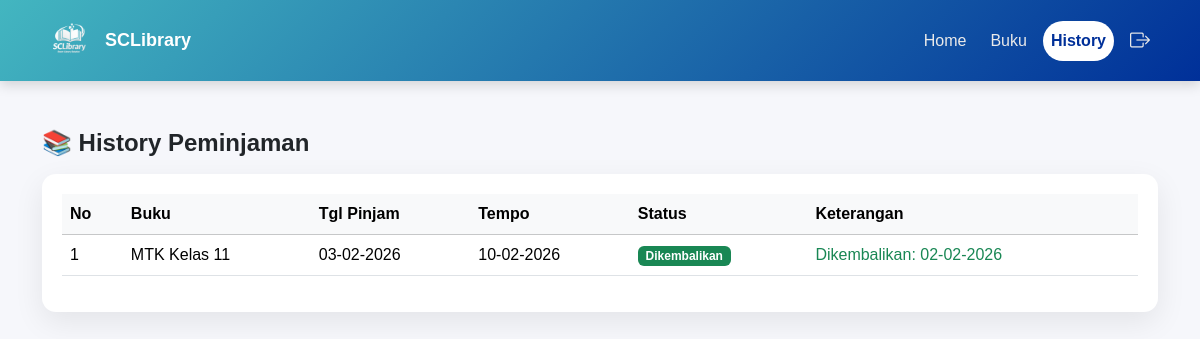
Screenshot of /user/history.php (signed in) with the database file from the repository.
### tables this page shows
CREATE TABLE `pinjam` (
  `id_pinjam` int(11) NOT NULL,
  `id_buku` int(11) NOT NULL,
  `username` varchar(100) NOT NULL,
  `tgl_pinjam` date NOT NULL,
  `tgl_kembali` date DEFAULT NULL,
  `tgl_dikembalikan` date DEFAULT NULL,
  `status` enum('diproses','dipinjam','dikembalikan') DEFAULT 'diproses'
);

CREATE TABLE `buku` (
  `id_buku` int(11) NOT NULL,
  `nama_buku` varchar(200) NOT NULL,
  `penulis` varchar(150) NOT NULL,
  `id_type` int(11) NOT NULL,
  `penjelasan` text DEFAULT NULL,
  `img` varchar(255) DEFAULT NULL,
  `stok` int(200) NOT NULL
);

### user/history.php (the view, shortened to what this page needs)
<?php
require_once __DIR__ . '/../config/config.php';
$username = $_SESSION['username'];
$query = $conn->query("
    SELECT
        p.id_pinjam,
        b.nama_buku,
        p.tgl_pinjam,
        p.tgl_dikembalikan,
        p.status
    FROM pinjam p
    JOIN buku b ON p.id_buku = b.id_buku
    WHERE p.username = '$username'
    ORDER BY p.tgl_pinjam DESC
");
?>
<!DOCTYPE html>
<html lang="id">
<head>
<link href="../assets/css/navbaruser.css" rel="stylesheet">
<link href="https://cdn.jsdelivr.net/npm/bootstrap@5.3.3/dist/css/bootstrap.min.css" rel="stylesheet">
<link href="https://cdn.jsdelivr.net/npm/bootstrap-icons/font/bootstrap-icons.css" rel="stylesheet">
</head>
<body>
<?php include __DIR__ . '/navbar.php'; ?>
<div class="container mt-5">
    <h4 class="fw-bold mb-3">📚 History Peminjaman</h4>
    <div class="history-card">
        <div class="table-wrapper">
            <table class="table table-hover align-middle">
                <thead class="table-light">
                    <tr>
                        <th>No</th>
                        <th>Buku</th>
                        <th>Tgl Pinjam</th>
                        <th>Tempo</th>
                        <th>Status</th>
                        <th>Keterangan</th>
                    </tr>
                </thead>
                <tbody>
                <?php
                $no = 1;
                $today = date('Y-m-d');
                while($row = $query->fetch_assoc()):
                    $tempo = date('Y-m-d', strtotime($row['tgl_pinjam'].' +7 days'));
                    $terlambat = (
                        $row['status'] === 'dipinjam' &&
                        $today > $tempo
                    );
                ?>
                    <tr>
                        <td><?= $no++ ?></td>
                        <td><?= htmlspecialchars($row['nama_buku']) ?></td>
                        <td><?= date('d-m-Y', strtotime($row['tgl_pinjam'])) ?></td>
                        <td><?= date('d-m-Y', strtotime($tempo)) ?></td>
                        <td>
                            <?php if($row['status']=='diproses'): ?>
                                <span class="badge badge-diproses">Diproses</span>
                            <?php elseif($row['status']=='dipinjam'): ?>
                                <span class="badge badge-dipinjam">Dipinjam</span>
                            <?php else: ?>
                                <span class="badge badge-kembali">Dikembalikan</span>
                            <?php endif; ?>
                        </td>
                        <td>
                            <?php if($row['status']=='dikembalikan' && $row['tgl_dikembalikan']): ?>
                                <span class="text-success">
                                    Dikembalikan:
                                    <?= date('d-m-Y', strtotime($row['tgl_dikembalikan'])) ?>
                                </span>
                            <?php elseif($terlambat): ?>
                                <span class="badge badge-terlambat">⚠ Terlambat</span>
                            <?php else: ?>
                                <span class="text-muted">-</span>
                            <?php endif; ?>
                        </td>
                    </tr>
                <?php endwhile; ?>
                </tbody>
            </table>
        </div>
    </div>
</div>
</body>
</html>

### user/history.php (style rules this page uses)
body { background:#f6f7fb; font-family:Poppins, sans-serif; }
.history-card { background:#fff; border-radius:14px; padding:20px; box-shadow:0 10px 30px rgba(0,0,0,.08); }
.table-wrapper { max-height:300px; overflow-y:auto; }
.badge-kembali { background:#198754; }

### rows the page displays
pinjam: id_buku.nama_buku "MTK Kelas 11", tgl_pinjam "03-02-2026", tgl_pinjam "10-02-2026", status "Dikembalikan", tgl_dikembalikan "02-02-2026"
